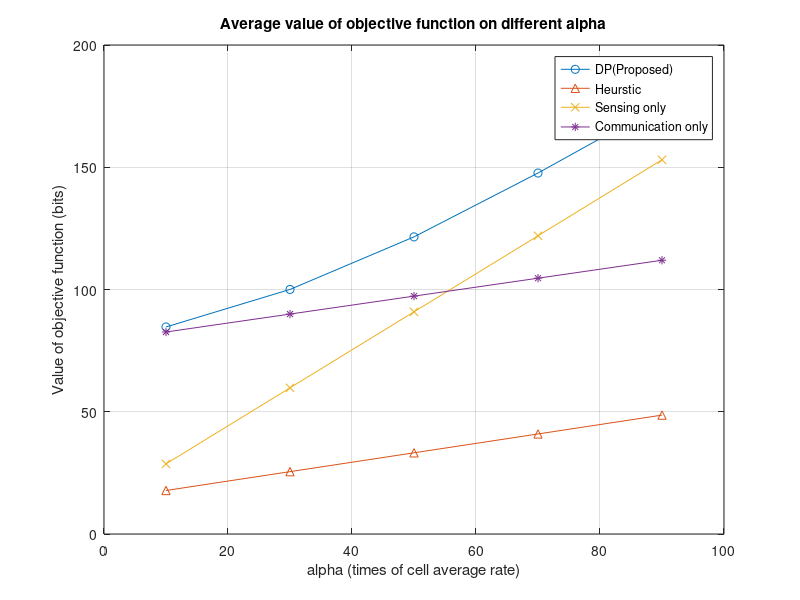
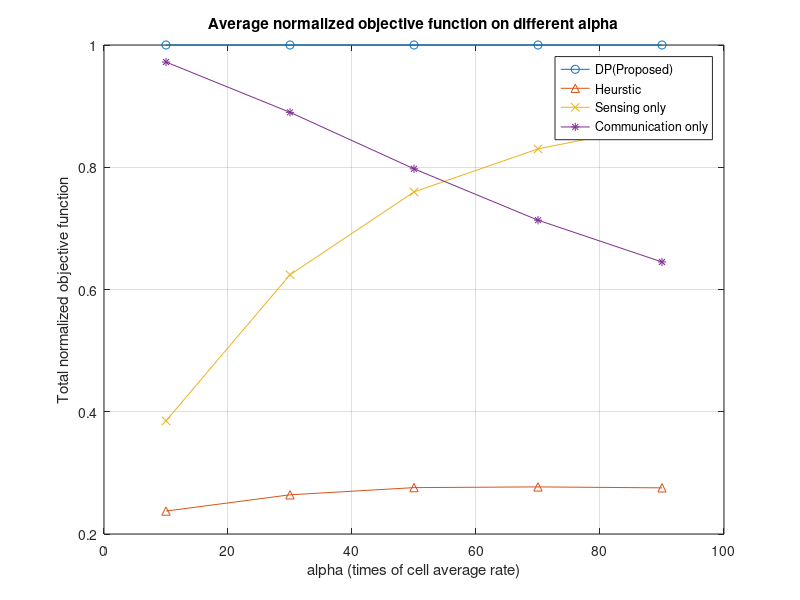
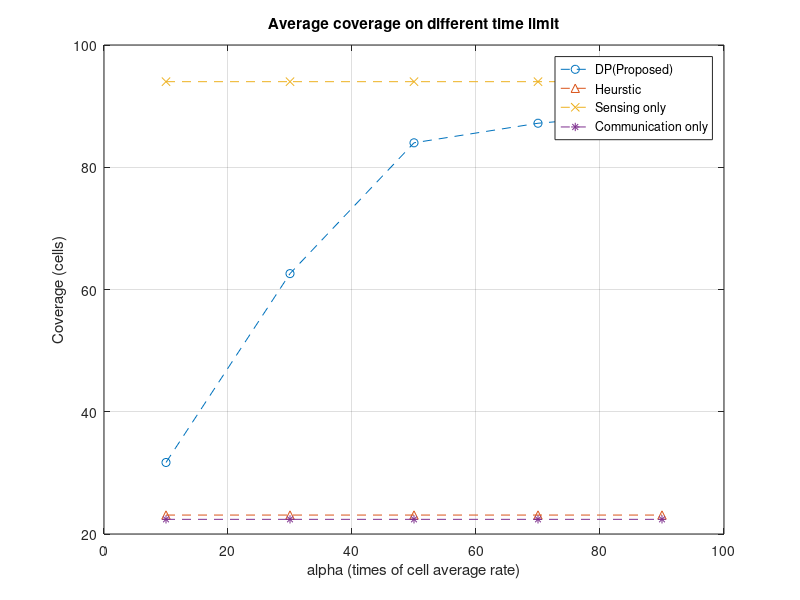
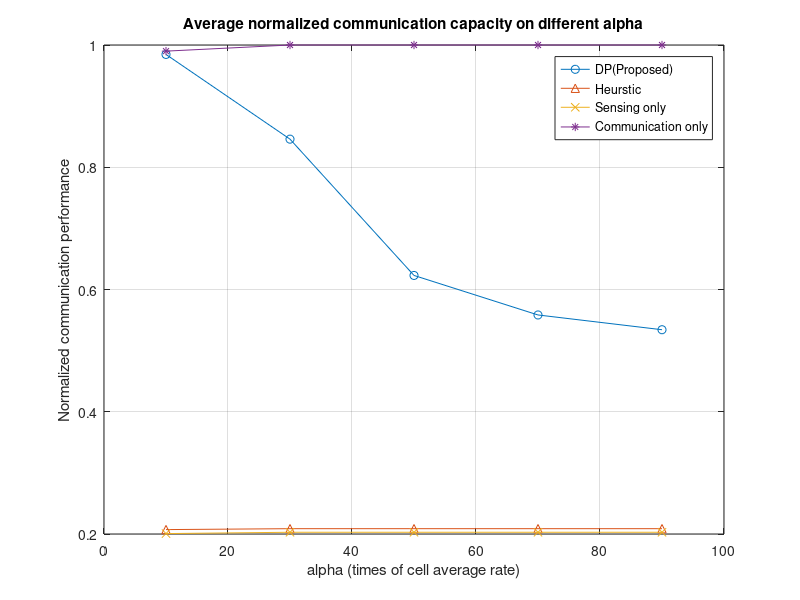

Source code (MATLAB) for these figures, in order:
clear all
close all
load('single_alpha10.mat')

mean_comm_rate_dp=mean(comm_rate_dp_matrix);
mean_comm_rate_sens=mean(comm_rate_sens_matrix);
mean_comm_rate_comm=mean(comm_rate_comm_matrix);
mean_comm_rate_heu=mean(comm_rate_heu_matrix);




figure()
plot(alpha_row, mean_rate_dp, '-o');
hold on
plot(alpha_row, mean_rate_heu, '-^');
plot(alpha_row, mean_rate_sens, '-x');
plot(alpha_row, mean_rate_comm, '-*');
ylabel('Value of objective function (bits)')
xlabel('alpha (times of cell average rate)')
grid on
legend('DP(Proposed)', 'Heurstic', 'Sensing only', 'Communication only')
title("Average value of objective function on different alpha")

figure()
plot(alpha_row, mean_rate_dp_normalized, '-o');
hold on
plot(alpha_row, mean_rate_heu_normalized, '-^');
plot(alpha_row, mean_rate_sens_normalized, '-x');
plot(alpha_row, mean_rate_comm_normalized, '-*');
xlabel('alpha (times of cell average rate)')
ylabel('Total normalized objective function')
grid on
legend('DP(Proposed)', 'Heurstic', 'Sensing only', 'Communication only')
title("Average normalized objective function on different alpha")

figure()
plot(alpha_row, mean_N_SAR_dp, '--o');
hold on
plot(alpha_row, mean_N_SAR_heu, '--^');
plot(alpha_row, mean_N_SAR_sens, '--x');
plot(alpha_row, mean_N_SAR_comm, '--*');
ylabel('Coverage (cells)')
xlabel('alpha (times of cell average rate)')
title("Average coverage on different time limit")
grid on
legend('DP(Proposed)', 'Heurstic', 'Sensing only', 'Communication only')

figure()
plot(alpha_row, mean_comm_rate_dp_normalized, '-o');
hold on
plot(alpha_row, mean_comm_rate_heu_normalized, '-^');
plot(alpha_row, mean_comm_rate_sens_nomalized, '-x');
plot(alpha_row, mean_comm_rate_comm_normalized, '-*');
xlabel('alpha (times of cell average rate)')
ylabel('Normalized communication performance')
title("Average normalized communication capacity on different alpha")
grid on
legend('DP(Proposed)', 'Heurstic', 'Sensing only', 'Communication only')

figure()
plot(alpha_row, mean_comm_rate_dp, '-o');
hold on
plot(alpha_row, mean_comm_rate_heu, '-^');
plot(alpha_row, mean_comm_rate_sens, '-x');
plot(alpha_row, mean_comm_rate_comm, '-*');
xlabel('alpha (times of cell average rate)')
ylabel('Normalized communication performance')
title("Average communication capacity on different alpha")
grid on
legend('DP(Proposed)', 'Heurstic', 'Sensing only', 'Communication only')
